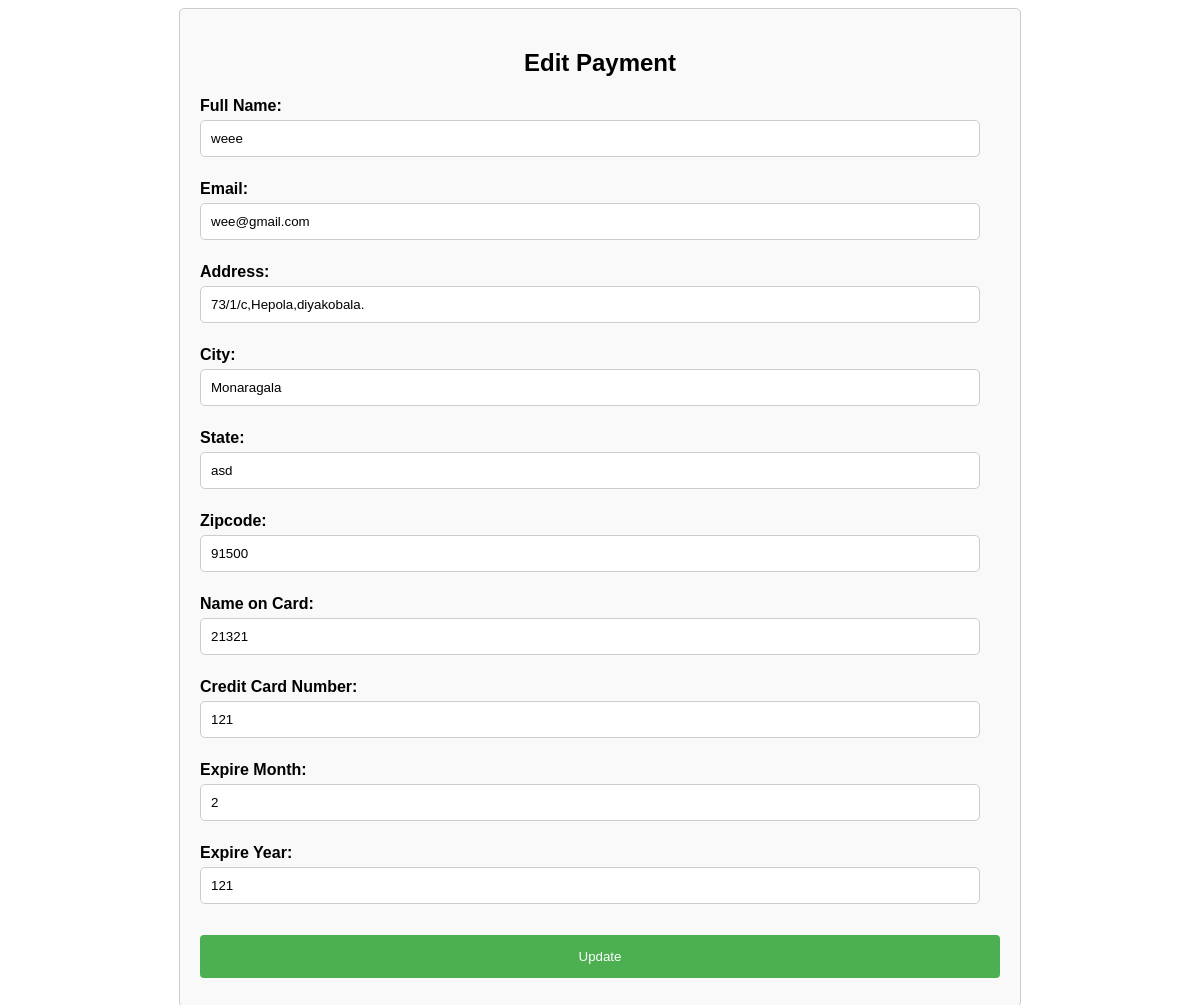
Page /payment/update_payment.php?id=3 on the committed database.
### tables this page shows
CREATE TABLE `payments` (
  `payment_id` int(11) NOT NULL,
  `fullname` varchar(255) NOT NULL,
  `email` varchar(255) NOT NULL,
  `address` varchar(255) NOT NULL,
  `city` varchar(100) NOT NULL,
  `state` varchar(100) NOT NULL,
  `zipcode` varchar(20) NOT NULL,
  `cardname` varchar(255) NOT NULL,
  `cardnumber` varchar(20) NOT NULL,
  `exp_month` varchar(2) NOT NULL,
  `exp_year` varchar(4) NOT NULL
);

### payment/update_payment.php (the view, shortened to what this page needs)
<?php
include 'db_conn.php';
if (isset($_GET['id'])) {
    $payment_id = $_GET['id'];
    $sql_fetch = "SELECT * FROM payments WHERE payment_id = $payment_id";
    $result_fetch = mysqli_query($conn, $sql_fetch);
    if (mysqli_num_rows($result_fetch) > 0) {
        $payment = mysqli_fetch_assoc($result_fetch);
?>
        <!DOCTYPE html>
        <html lang="en">
        <head>
            <link rel="stylesheet" href="styles/Updatestyles.css">
        </head>
        <body>
            <div class="container">
                <h2>Edit Payment</h2>
                <form method="post" action="update_payment.php?id=<?php echo $payment_id; ?>">
                    <label for="fullname">Full Name:</label><br>
                    <input type="text" id="fullname" name="fullname" value="<?php echo $payment['fullname']; ?>"><br><br>
                    <label for="email">Email:</label><br>
                    <input type="email" id="email" name="email" value="<?php echo $payment['email']; ?>"><br><br>
                    <label for="address">Address:</label><br>
                    <input type="text" id="address" name="address" value="<?php echo $payment['address']; ?>"><br><br>
                    <label for="city">City:</label><br>
                    <input type="text" id="city" name="city" value="<?php echo $payment['city']; ?>"><br><br>
                    <label for="state">State:</label><br>
                    <input type="text" id="state" name="state" value="<?php echo $payment['state']; ?>"><br><br>
                    <label for="zipcode">Zipcode:</label><br>
                    <input type="text" id="zipcode" name="zipcode" value="<?php echo $payment['zipcode']; ?>"><br><br>
                    <label for="cardname">Name on Card:</label><br>
                    <input type="text" id="cardname" name="cardname" value="<?php echo $payment['cardname']; ?>"><br><br>
                    <label for="cardnumber">Credit Card Number:</label><br>
                    <input type="text" id="cardnumber" name="cardnumber" value="<?php echo $payment['cardnumber']; ?>"><br><br>
                    <label for="exp_month">Expire Month:</label><br>
                    <input type="text" id="exp_month" name="exp_month" value="<?php echo $payment['exp_month']; ?>"><br><br>
                    <label for="exp_year">Expire Year:</label><br>
                    <input type="text" id="exp_year" name="exp_year" value="<?php echo $payment['exp_year']; ?>"><br><br>
                    <input type="submit" name="submit" value="Update">
                </form>
            </div>
        </body>
        </html>
<?php
    } else {
        echo "Payment not found.";
    }
} else {
    echo "Payment ID not provided.";
}
?>

### payment/styles/Updatestyles.css (style rules this page uses)
body { font-family: Arial, sans-serif; }
.container { max-width: 800px; margin: 0 auto; padding: 20px; border: 1px solid #ccc; border-radius: 5px; background-color: #f9f9f9; }
h2 { text-align: center; }
label { font-weight: bold; }
input[type="text"], input[type="email"] { width: calc(100% - 20px); padding: 10px; margin: 5px 0; box-sizing: border-box; border: 1px solid #ccc; border-radius: 5px; }
input[type="submit"] { width: 100%; background-color: #4CAF50; color: white; padding: 14px 20px; margin: 8px 0; border: none; border-radius: 4px; cursor: pointer; }

### rows in the picture
payments: fullname "weee", email "wee@gmail.com", address "73/1/c,Hepola,diyakobala.", city "Monaragala", state "asd", zipcode "91500", cardname "21321", cardnumber "121", exp_month "2", exp_year "121"
